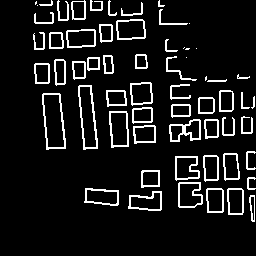
#> input picture enhanced_suite/archive/test_edge_results/sobel/sample_0_edges.png, 256 x 256 px
$ python -i radiomapseer_edge_detection.py   (imports and definitions only)   (older library calls are emulated)
#> lines starting #> are read from the running program, lines starting #| are printed output that depends on the picture; after the words box and inside, x2 and y2 are one past the last pixel; in counts of white or black regions, pixels touching at a corner belong together
#!/usr/bin/env python3
"""
Edge Detection Implementation for RadioMapSeer Dataset

This script implements edge detection functionality for the RadioMapSeer dataset
without requiring a specific edge dataset. It uses the DPM (Gain) data as input
and generates edge maps using various edge detection algorithms.

The script can:
1. Process DPM images to generate edge maps
2. Create a compatible dataset structure for edge detection training
3. Support multiple edge detection algorithms (Canny, Sobel, Laplacian)
4. Generate synthetic edge datasets from existing radio maps
"""

import os
import sys
import cv2
import numpy as np
from PIL import Image
import torch
import torch.nn as nn
from pathlib import Path
from typing import List, Tuple, Optional, Dict
import argparse
from tqdm import tqdm
import shutil

class EdgeDetector:
    """Edge detection class with multiple algorithms"""

    def __init__(self, method: str = 'canny', **kwargs):
        """
        Initialize edge detector

        Args:
            method: Edge detection method ('canny', 'sobel', 'laplacian', 'prewitt')
            **kwargs: Method-specific parameters
        """
        self.method = method
        self.params = kwargs

        # Set default parameters
        if method == 'canny':
            self.params.setdefault('threshold1', 50)
            self.params.setdefault('threshold2', 150)
            self.params.setdefault('aperture_size', 3)
        elif method == 'sobel':
            self.params.setdefault('ksize', 3)
            self.params.setdefault('scale', 1)
            self.params.setdefault('delta', 0)
        elif method == 'laplacian':
            self.params.setdefault('ksize', 3)
            self.params.setdefault('scale', 1)
            self.params.setdefault('delta', 0)
        elif method == 'prewitt':
            self.params.setdefault('ksize', 3)

    def detect_edges(self, image: np.ndarray) -> np.ndarray:
        """
        Detect edges in an image

        Args:
            image: Input image (grayscale or RGB)

        Returns:
            Edge map as binary image
        """
        # Convert to grayscale if needed
        if len(image.shape) == 3:
            gray = cv2.cvtColor(image, cv2.COLOR_RGB2GRAY)
        else:
            gray = image.copy()

        # Normalize to 0-255 range
        if gray.dtype != np.uint8:
            gray = cv2.normalize(gray, None, 0, 255, cv2.NORM_MINMAX).astype(np.uint8)

        # Apply edge detection
        if self.method == 'canny':
            edges = cv2.Canny(gray,
                           self.params['threshold1'],
                           self.params['threshold2'],
                           apertureSize=self.params['aperture_size'])

        elif self.method == 'sobel':
            sobel_x = cv2.Sobel(gray, cv2.CV_64F, 1, 0, ksize=self.params['ksize'],
                              scale=self.params['scale'], delta=self.params['delta'])
            sobel_y = cv2.Sobel(gray, cv2.CV_64F, 0, 1, ksize=self.params['ksize'],
                              scale=self.params['scale'], delta=self.params['delta'])
            edges = np.sqrt(sobel_x**2 + sobel_y**2)
            edges = cv2.normalize(edges, None, 0, 255, cv2.NORM_MINMAX).astype(np.uint8)
            _, edges = cv2.threshold(edges, 0, 255, cv2.THRESH_BINARY + cv2.THRESH_OTSU)

        elif self.method == 'laplacian':
            laplacian = cv2.Laplacian(gray, cv2.CV_64F, ksize=self.params['ksize'],
                                   scale=self.params['scale'], delta=self.params['delta'])
            edges = cv2.normalize(laplacian, None, 0, 255, cv2.NORM_MINMAX).astype(np.uint8)
            _, edges = cv2.threshold(edges, 0, 255, cv2.THRESH_BINARY + cv2.THRESH_OTSU)

        elif self.method == 'prewitt':
            kernel_x = np.array([[-1, 0, 1], [-1, 0, 1], [-1, 0, 1]], dtype=np.float32)
            kernel_y = np.array([[-1, -1, -1], [0, 0, 0], [1, 1, 1]], dtype=np.float32)

            prewitt_x = cv2.filter2D(gray, cv2.CV_64F, kernel_x)
            prewitt_y = cv2.filter2D(gray, cv2.CV_64F, kernel_y)
            edges = np.sqrt(prewitt_x**2 + prewitt_y**2)
            edges = cv2.normalize(edges, None, 0, 255, cv2.NORM_MINMAX).astype(np.uint8)
            _, edges = cv2.threshold(edges, 0, 255, cv2.THRESH_BINARY + cv2.THRESH_OTSU)

        else:
            raise ValueError(f"Unknown edge detection method: {self.method}")

        return edges

class RadioMapSeerEdgeDataset:
    """Dataset class for RadioMapSeer edge detection"""

    # [110 lines left out: functions __init__, create_edge_dataset, _process_image_pair, get_sample_pair, not called in this run]

class SyntheticEdgeGenerator:
    """Generate synthetic edge maps from radio map characteristics"""

    def __init__(self, image_size: Tuple[int, int] = (256, 256)):
        self.image_size = image_size

    # [114 lines left out: functions generate_synthetic_edges, main, not called in this run]

# [2 lines not run here, left out]

>>> import cv2
>>> picture = cv2.cvtColor(cv2.imread('../../archive/test_edge_results/sobel/sample_0_edges.png'), cv2.COLOR_BGR2RGB)
#> picture is the input picture: shape (256, 256, 3); 9.7% white in thin lines or dots, all inside (x1, y1, x2, y2) = (33, 0, 256, 222)
>>> result = EdgeDetector().detect_edges(picture)
#> in detect_edges, `edges = cv2.Canny(gray, self.params['threshold1'], self.params['thresh..`:
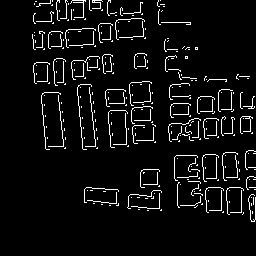
#> edges: shape (256, 256); 5.8% white in thin lines or dots, all inside (x1, y1, x2, y2) = (32, 0, 256, 222)
